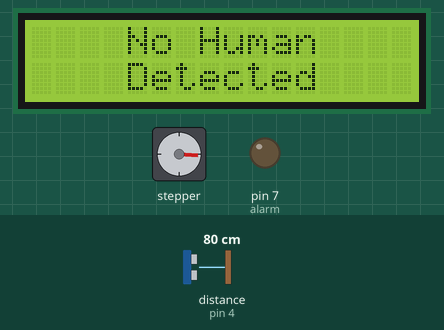
Bench run of a sketch on a simulated Arduino Uno, built with avr-gcc and run on an emulated ATmega328P. Shown: 16×2 character LCD, stepper motor, output pins drawn as LEDs (lit = HIGH). Inputs (shaded band) come from the test bench; at power-on: distance to the obstacle (sensor on pin 4) 80 cm. The echo pulse lasts 58.3 µs per cm; the modem accepts every AT command (registered, SIM ready, sends succeed) and sends nothing else; stepper angles assume 2048 steps per turn; pins used as bus, display or sensor lines are not drawn; what the sketch prints to the serial monitor is not drawn.

Above: at 20.0 s.
20.1 s: distance to the obstacle (sensor on pin 4) set to 45 cm
23.6 s: distance to the obstacle (sensor on pin 4) set to 37 cm
At 27.4 s:
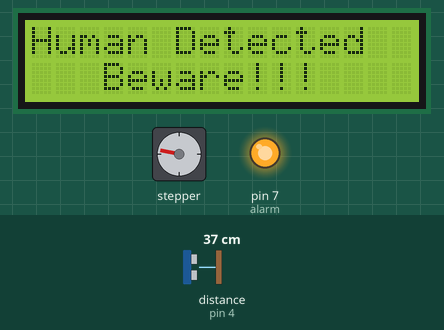
27.5 s: distance to the obstacle (sensor on pin 4) set to 60 cm
At 29.26 s:
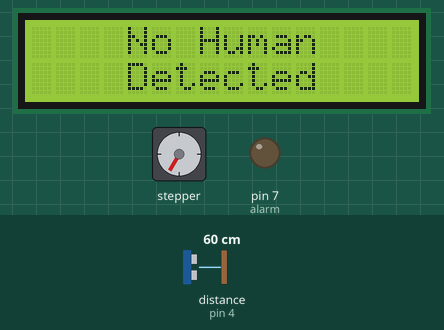
30.5 s: distance to the obstacle (sensor on pin 4) set to 2 cm
At 33.6 s:
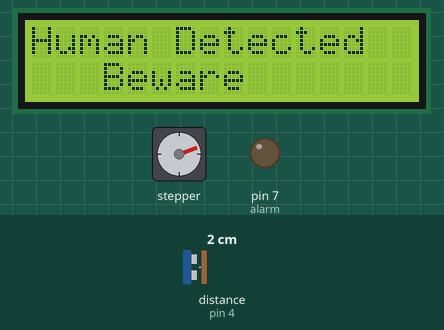
34.4 s: distance to the obstacle (sensor on pin 4) set to 120 cm
At 36.03 s:
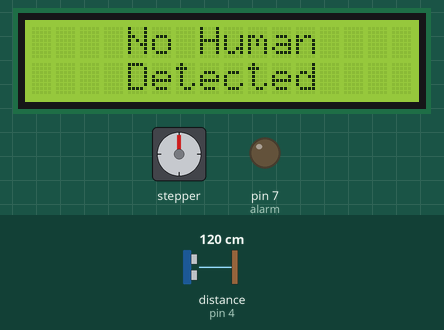
37.3 s: distance to the obstacle (sensor on pin 4) set to 4 cm
At 40.6 s:
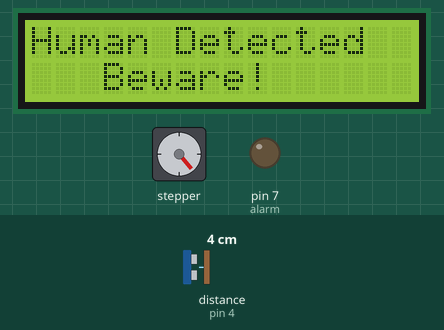
Timing chart, 0 to 56.8 s (numbered marks = the images above; inputs shaded):
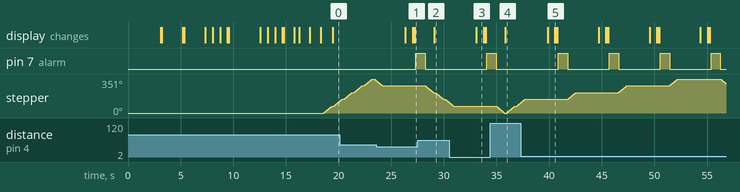

The sketch:

Human_Detection.ino
```cpp
#include <Wire.h>
#include <SoftwareSerial.h>
SoftwareSerial mySerial(3,2);
#include <Stepper.h>
#include <LiquidCrystal_I2C.h>
LiquidCrystal_I2C lcd(0x27,16,2);
#define trig 5
#define echo 4
#define alarm 7
//stepper motor declaration
const int stepsPerRevolution = 2048;
Stepper myStepper(stepsPerRevolution,8,9,10,11);
void setup() {
  pinMode(alarm,OUTPUT);
 lcd.begin();  lcd.backlight();  pinMode(trig,OUTPUT);   pinMode(echo,INPUT);
 //Stepper motor initializtion
 myStepper.setSpeed(15);
  Serial.begin(9600);     mySerial.begin(9600);     Serial.println("Initializing...");
 Serial.begin(9600);
 welcome();

}
void welcome(void)
{
   lcd.clear();
  lcd.print("Human Detection");
  lcd.setCursor(5,1);
  lcd.print("Robot");  delay(3000);  lcd.clear(); delay(100);
  lcd.print(" Supervised by");   lcd.setCursor(3,1);  lcd.print("Eng Adeyeye"); delay(2000);  lcd.clear();  delay(100); lcd.setCursor(1,0);
  lcd.print("Searching for"); lcd.setCursor(3,1);  lcd.print("Network"); delay(2000); lcd.print("."); delay(700); lcd.print("."); delay(700); lcd.print("."); delay(700);
  lcd.clear(); delay(100);  lcd.clear(); lcd.setCursor(3,0);
  lcd.print("Calibrating"); lcd.setCursor(3,1);  lcd.print("Sensor"); delay(3000); lcd.print("."); delay(700); lcd.print("."); delay(700); lcd.print("."); delay(700);
  lcd.clear();
  delay(100);
  lcd.print("System Ready"); delay(1000); lcd.print("!"); delay(500); lcd.print("!"); delay(1000); lcd.print("!"); delay(1000);  lcd.clear();  delay(300);
}
void loop() {

 //Stepper function.
for ( int i = 0; i < 5 ; i ++)
{
  myStepper.step(400);
  search();
}
for (int i = 0; i < 5 ; i++)
{
  myStepper.step(-400);
  search();
}

}

//::::::::::::::::::::::::::::::::::::::::::::::::::::::::::::::::::::::::::::::::::::::::::::::::::::::::::::::::::::
void updateSerial()
{
  delay(500);
  while (Serial.available())
  {
    mySerial.write(Serial.read());//Forward what Serial received to Software Serial Port
  }
  while(mySerial.available())
  {
    Serial.write(mySerial.read());//Forward what Software Serial received to Serial Port
  }
}
//::::::::::::::::::::::::::::::::::::::::::::::::::::::::::::::::::::::::::::::::::::::::::::::::::::::::::::::::::::::::::::::::
void sendMessage (){
mySerial.println("AT");
updateSerial();
mySerial.println("AT+CMGF=1"); // Configuring TEXT mode
updateSerial();
mySerial.println("AT+CMGS=\"+2349077994397\"");
updateSerial();
mySerial.print("Be ware!!!, Human is Detected");
updateSerial();
mySerial.write(26);

}


void search(void)
{
 digitalWrite(trig,HIGH);
 delayMicroseconds(20);
 digitalWrite(trig,LOW);
 delayMicroseconds(20);
 int duration = pulseIn(echo , HIGH);
 int distance = duration * 0.034 / 2;
 Serial.println(distance);
 delay(50);
 if (distance <= 40)
 {
  sendMessage();
  lcd.clear(); lcd.print("Human Detected"); lcd.setCursor(3,1); lcd.print("Beware"); delay(700); lcd.print("!"); delay(100);  lcd.print("!"); delay(100); lcd.print("!"); delay(100);
  digitalWrite(alarm,HIGH); delay(900); digitalWrite(alarm,LOW);
 }
 else
 {
  digitalWrite(alarm,LOW);
  lcd.clear();   lcd.setCursor(4,0);   lcd.print("No Human");  lcd.setCursor(4,1);  lcd.print("Detected");  delay(100);
 }
}
```

Measured:
- the behaviour switches between 42 and 41 cm on distance to the obstacle (sensor on pin 4) (found by bisection; images 0 and 1)
- after the input at 23.6 s, pin 7 (alarm): LOW → HIGH after 3.7 s; stepper: goes on until 24.2 s, then stays 281°; the display: first changes after 2.7 s (image 1 shows a later state)
- after the input at 27.5 s, the display: changes after 1.6 s (image 2)
- after the input at 30.5 s, pin 7 (alarm): LOW → HIGH after 3.6 s; stepper: goes on until 30.9 s, then stays 70°; the display: changes after 2.6 s (image 3)
- after the input at 34.4 s, the display: changes after 1.5 s (image 4)
- after the input at 37.3 s, pin 7 (alarm): alternates HIGH for 0.90 s and LOW for 3.9 s, starting after 3.6 s; the display: first changes after 2.6 s (image 5 shows a later state)
